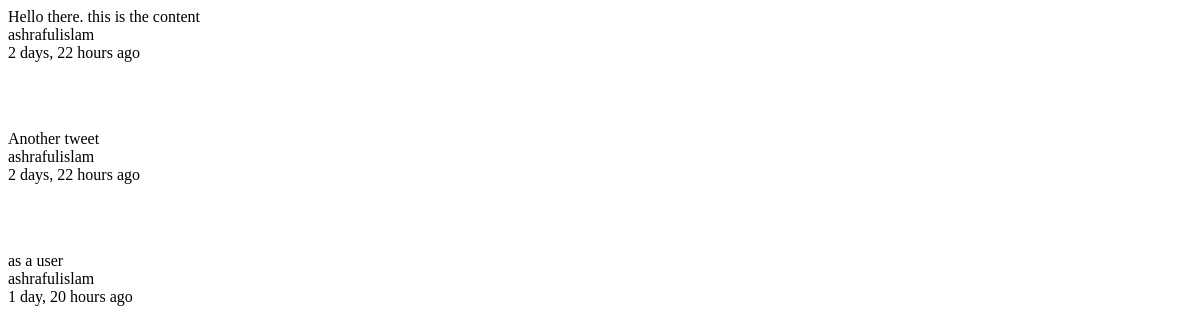
The page /tweet/ on the database as committed earlier.
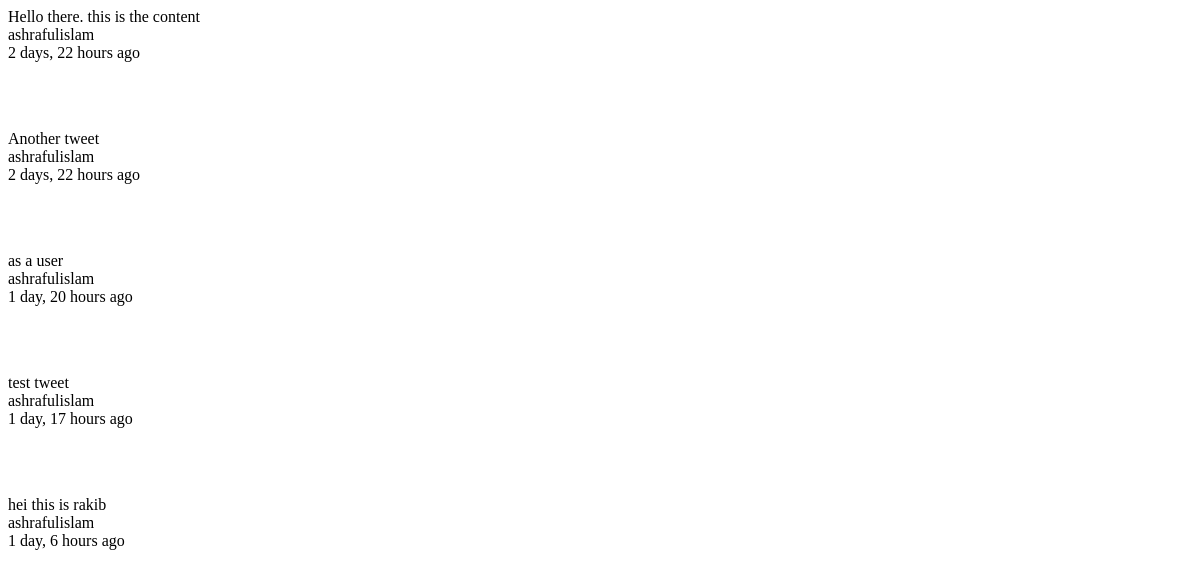
The same page on the database as committed later.
### tweets/models.py (models this page shows, shortened)
class Tweet(models.Model):
	user = models.ForeignKey(settings.AUTH_USER_MODEL)
	content   = models.CharField(max_length=140)
	updated = models.DateTimeField(auto_now=True)
	timestamp = models.DateTimeField(auto_now_add=True)

### tweets/views.py (the view)
class TweetListView(ListView):
	queryset = Tweet.objects.all()
	def get_context_data(self, *args, **kwargs):
		context = super (TweetListView, self).get_context_data(*args, **kwargs)
		return context

### tweets/templates/tweets/tweet_list.html
{% for object in object_list %}
<p>{{ object.content }}</br>
{{ object.user }}</br>
{{ object.timestamp|timesince }} ago</p></br></br>
{% empty %}
   <p> No Tweets yet. </p>
{% endfor %}

Rows that differ between the two databases and show on the page:
added Tweet: content "test tweet", user "ashrafulislam", timestamp "1 day, 17 hours"
added Tweet: content "hei this is rakib", user "ashrafulislam", timestamp "1 day, 6 hours"
